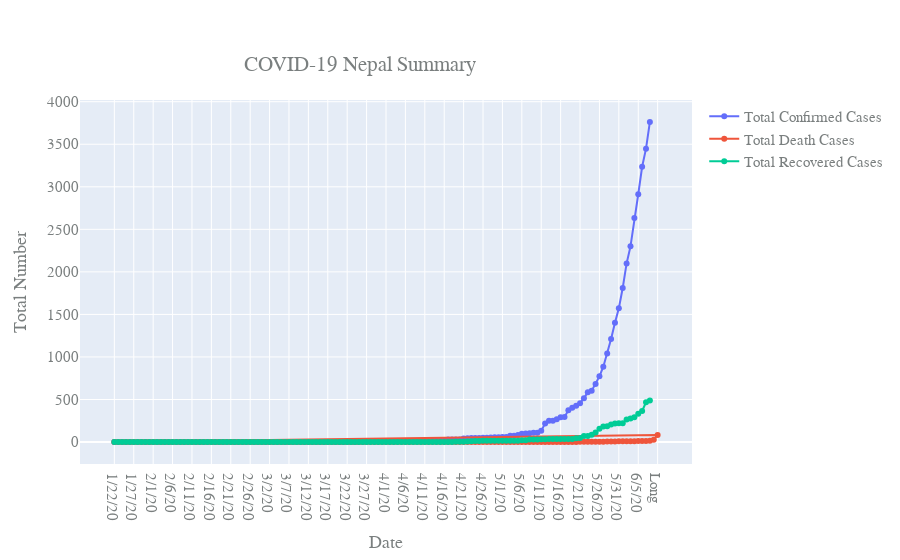

Source (notebook cell):
### Code cell
#Analysing Cases of Nepal
Nep_cases = covid_cases.loc['Nepal']
Nep_cases = pd.DataFrame(Nep_cases)

Nep_recovered = covid_recovered.loc['Nepal']
Nep_recovered = pd.DataFrame(Nep_recovered)

Nep_death = covid_death.loc['Nepal']
Nep_death = pd.DataFrame(Nep_death)

fig = go.Figure()
fig.add_trace(go.Scatter(x=Nep_cases.index, y=Nep_cases['Nepal'], mode='lines+markers', name="Total Confirmed Cases"))
fig.add_trace(go.Scatter(x=Nep_death.index, y=Nep_death['Nepal'], mode='lines+markers', name="Total Death Cases"))
fig.add_trace(go.Scatter(x=Nep_recovered.index, y=Nep_recovered['Nepal'], mode='lines+markers', name="Total Recovered Cases"))
fig.update_layout(
    title={
        'text': "COVID-19 Nepal Summary",
        'y':0.9,
        'x':0.4},
    xaxis_title="Date",
    yaxis_title="Total Number",
    font=dict(
        family="monospace",
        size=15,
        color="#7a7f7f"
    )
)

### Figure 1 — Plotly figure (JSON) as saved in the notebook; plotly's stock layout.template omitted (floating-point values rounded to 4 significant figures; data arrays with more than 128 entries replaced by an {"elided": "..."} marker saying what was removed)
{"data": [{"mode": "lines+markers", "name": "Total Confirmed Cases", "type": "scatter", "x": {"elided": "139 str values"}, "y": {"elided": "139 int values"}}, {"mode": "lines+markers", "name": "Total Death Cases", "type": "scatter", "x": {"elided": "141 str values"}, "y": {"elided": "141 float values"}}, {"mode": "lines+markers", "name": "Total Recovered Cases", "type": "scatter", "x": {"elided": "139 str values"}, "y": {"elided": "139 int values"}}], "layout": {"font": {"color": "#7a7f7f", "family": "monospace", "size": 15}, "title": {"text": "COVID-19 Nepal Summary", "x": 0.4, "y": 0.9}, "xaxis": {"title": {"text": "Date"}}, "yaxis": {"title": {"text": "Total Number"}}}}
